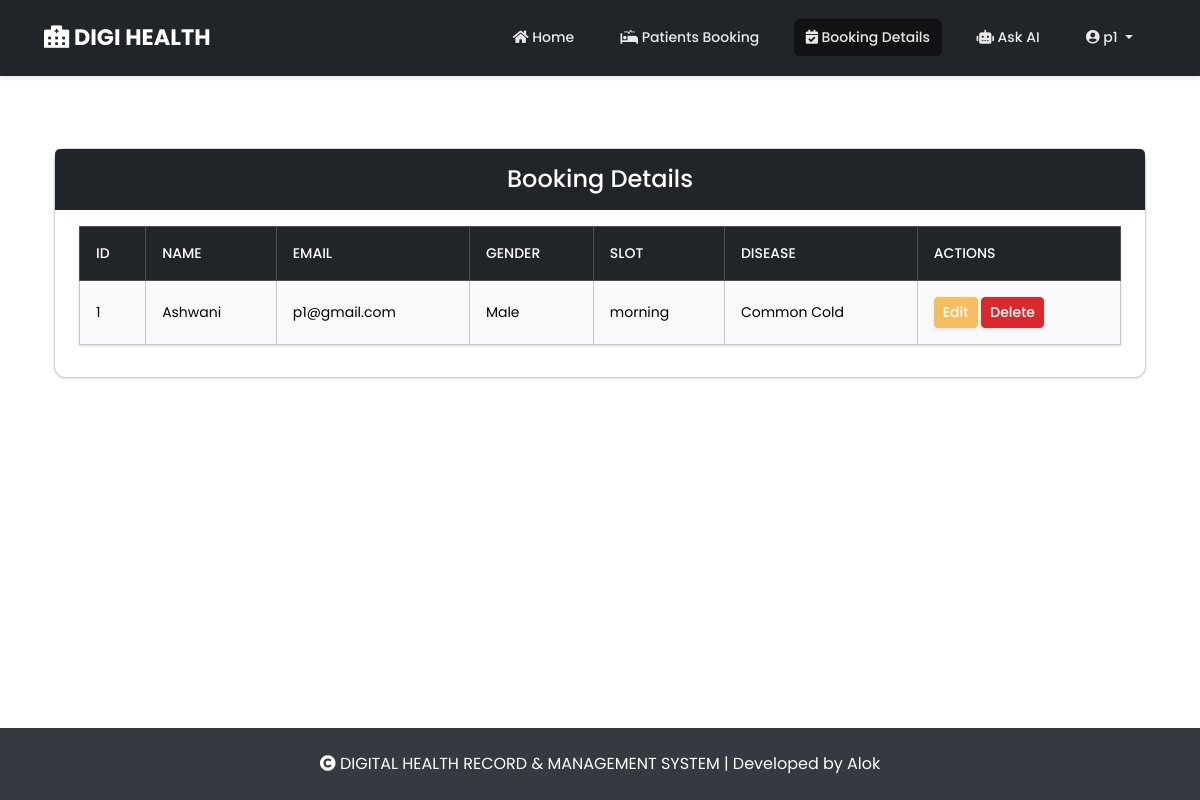
The app's page /bookings (signed in) with its own data.
### main.py (models this page shows)
class User(UserMixin, db.Model):
    __tablename__ = 'users'
    id = db.Column(db.Integer, primary_key=True)
    username = db.Column(db.String(50))
    usertype = db.Column(db.String(50))
    email = db.Column(db.String(50), unique=True)
    password = db.Column(db.String(1000))

class Patients(db.Model):
    pid = db.Column(db.Integer, primary_key=True)
    email = db.Column(db.String(50))
    name = db.Column(db.String(50))
    gender = db.Column(db.String(50))
    slot = db.Column(db.String(50))
    disease = db.Column(db.String(50))
    time = db.Column(db.String(50), nullable=False)
    date = db.Column(db.String(50), nullable=False)
    dept = db.Column(db.String(50))
    number = db.Column(db.String(50))

### main.py (the view)
@app.route('/bookings')
@login_required
def bookings():
    em = current_user.email
    if current_user.usertype == "Doctor":
        query = Patients.query.all()
    else:
        query = Patients.query.filter_by(email=em).all()
    return render_template('booking.html', query=query)

### main.py (called while the page is built)
@login_manager.user_loader
def load_user(user_id):
    return User.query.get(int(user_id))

@app.after_request
def add_header(response):
    response.headers['Cache-Control'] = 'no-store, no-cache, must-revalidate, post-check=0, pre-check=0, max-age=0'
    response.headers['Pragma'] = 'no-cache'
    return response

### templates/booking.html (shortened to what this page needs)
{% extends 'base.html' %}
{% block body %}
<div class="container my-5">
  <div class="card shadow-lg animate__animated animate__fadeIn">
    <div class="card-header text-center bg-dark text-white">
      <h4 class="mb-0">Booking Details</h4>
    </div>
    <div class="card-body">
      <table class="table table-bordered table-hover align-middle">
        <thead class="table-dark">
          <tr>
            <th>ID</th>
            <th>Name</th>
            <th>Email</th>
            <th>Gender</th>
            <th>Slot</th>
            <th>Disease</th>
            <th>Actions</th>
          </tr>
        </thead>
        <tbody>
          {% for record in query %}
          <tr class="table-light">
            <td>{{ record.pid }}</td>
            <td>{{ record.name }}</td>
            <td>{{ record.email }}</td>
            <td>{{ record.gender }}</td>
            <td>{{ record.slot }}</td>
            <td>{{ record.disease }}</td>
            <td>
              <a href="{{ url_for('edit', pid=record.pid) }}" class="btn btn-sm btn-warning shadow-sm">Edit</a>
              <a href="{{ url_for('delete', pid=record.pid) }}" class="btn btn-sm btn-danger shadow-sm">Delete</a>
            </td>
          </tr>
          {% endfor %}
        </tbody>
      </table>
    </div>
  </div>
</div>
<link rel="stylesheet" href="https://cdnjs.cloudflare.com/ajax/libs/animate.css/4.1.1/animate.min.css" />
{% endblock body %}

### templates/base.html (shortened to what this page needs)
<!doctype html>
<html lang="en">
<head>
    <link href="https://cdn.jsdelivr.net/npm/bootstrap@5.3.0-alpha1/dist/css/bootstrap.min.css" rel="stylesheet">
    <link rel="stylesheet" href="https://cdnjs.cloudflare.com/ajax/libs/font-awesome/5.15.4/css/all.min.css">
    <link rel="stylesheet" href="{{ url_for('static', filename='css/bootstrap.min.css') }}">
</head>
<body>
    <nav class="navbar navbar-expand-lg navbar-dark bg-dark sticky-top">
        <div class="container-fluid">
            <a class="navbar-brand" href="/">
                <i class="fas fa-hospital-alt mr-2"></i>
                DIGI HEALTH
            </a>
            <div class="collapse navbar-collapse" id="navbarSupportedContent">
                <ul class="navbar-nav ms-auto mb-2 mb-lg-0">
                    <li class="nav-item">
                        <a class="nav-link {% if request.endpoint == 'home' %}active{% endif %}" href="/">
                            <i class="fas fa-home"></i> Home
                        </a>
                    </li>
                    {% if current_user.usertype == "Doctor" %}
                    <li class="nav-item">
                        <a class="nav-link {% if request.endpoint == 'doctors' %}active{% endif %}" href="/doctors">
                            <i class="fas fa-user-md"></i> Doctors
                        </a>
                    </li>
                    <li class="nav-item">
                        <a class="nav-link {% if request.endpoint == 'bookings' %}active{% endif %}" href="/bookings">
                            <i class="fas fa-calendar-check"></i> Booking Details
                        </a>
                    </li>
                    <li class="nav-item">
                        <a class="nav-link {% if request.endpoint == 'details' %}active{% endif %}" href="/details">
                            <i class="fas fa-user-injured"></i> Patients Details
                        </a>
                    </li>
                    {% else %}
                    <li class="nav-item">
                        <a class="nav-link {% if request.endpoint == 'patients' %}active{% endif %}" href="/patients">
                            <i class="fas fa-procedures"></i> Patients Booking
                        </a>
                    </li>
                    <li class="nav-item">
                        <a class="nav-link {% if request.endpoint == 'bookings' %}active{% endif %}" href="/bookings">
                            <i class="fas fa-calendar-check"></i> Booking Details
                        </a>
                    </li>
                    {% endif %}
                    <li class="nav-item">
                        <a class="nav-link {% if request.endpoint == 'ask_ai' %}active{% endif %}" href="/ask-ai">
                            <i class="fas fa-robot"></i> Ask AI
                        </a>
                    </li>
                    {% if current_user.is_authenticated %}
                    <li class="nav-item dropdown">
                        <a class="nav-link dropdown-toggle" href="#" id="navbarDropdown" role="button"
                            data-bs-toggle="dropdown" aria-expanded="false">
                            <i class="fas fa-user-circle"></i> {{ current_user.username }}
                        </a>
                    </li>
                    {% endif %}
                </ul>
            </div>
        </div>
    </nav>
    <div class="container py-4">
        {% block body %}{% endblock %}
    </div>
    <footer>
        <div class="container">
            <p class="mb-0">
                <i class="fas fa-copyright"></i> DIGITAL HEALTH RECORD & MANAGEMENT SYSTEM | Developed by Alok
            </p>
        </div>
    </footer>
</body>
</html>

### templates/base.html (style rules this page uses)
* { font-family: 'Poppins', sans-serif; }
body { display: flex; flex-direction: column; min-height: 100vh; margin: 0; overflow-x: hidden; }
.container { flex: 1; position: relative; z-index: 1; }
.navbar { padding: 1rem 2rem; box-shadow: 0 2px 4px rgba(0,0,0,0.1); }
.navbar-brand { font-weight: 700; color: #fff !important; font-size: 1.4rem; transition: transform 0.3s ease; }
.navbar-nav { margin-left: auto; }
.navbar-nav .nav-link { color: rgba(255,255,255,0.9) !important; padding: 0.5rem 1rem; margin: 0 0.2rem; border-radius: 4px; transition: all 0.3s ease; }
footer { background-color: #343a40; color: #fff; padding: 1.5rem 0; text-align: center; position: relative; z-index: 1; }

### templates/booking.html (style rules this page uses)
.card { border-radius: 12px; transition: transform 0.3s ease, box-shadow 0.3s ease; }

### records on screen
User: username "p1"
Patients: pid "1", name "Ashwani", email "p1@gmail.com", gender "Male", slot "morning", disease "Common Cold"
